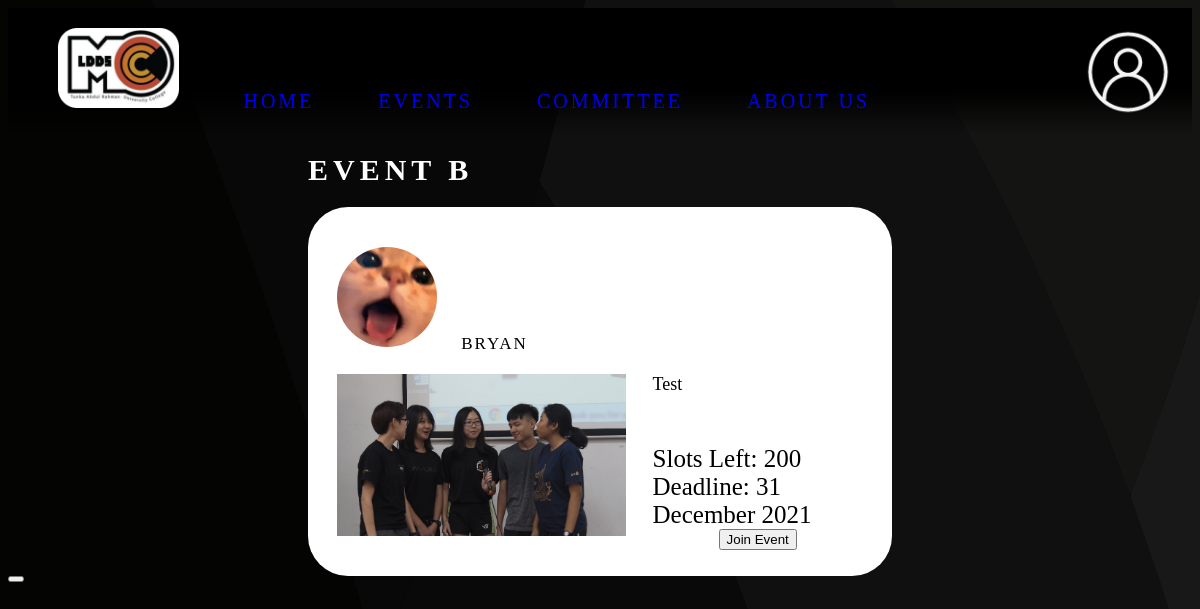
Page /event/3 on the earlier database version.
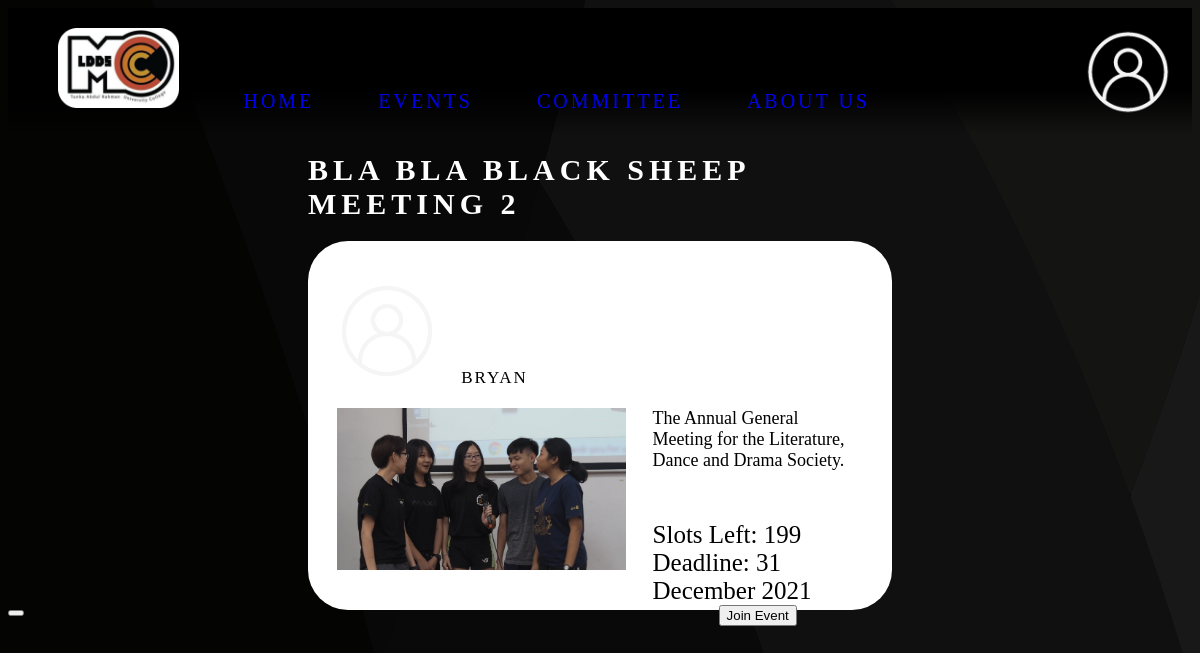
Same page on the later database version.
### tables this page shows
CREATE TABLE `event` (
  `id` int(11) NOT NULL,
  `name` varchar(45) NOT NULL,
  `description` varchar(250) NOT NULL,
  `date` date NOT NULL,
  `start_time` time NOT NULL,
  `end_time` time NOT NULL,
  `venue` varchar(20) NOT NULL,
  `capacity` int(11) NOT NULL,
  `deadline` date NOT NULL,
  `person_in_charge` varchar(10) NOT NULL
);

CREATE TABLE `member` (
  `name` varchar(30) NOT NULL,
  `img_path` varchar(30) DEFAULT 'default.png',
  `student_id` varchar(10) NOT NULL,
  `password` varchar(65) NOT NULL,
  `ic_no` varchar(15) NOT NULL,
  `email` varchar(50) NOT NULL,
  `phone_no` varchar(12) NOT NULL,
  `faculty` varchar(5) NOT NULL,
  `course_code` varchar(3) NOT NULL,
  `permission_level` int(10) NOT NULL DEFAULT 0
);

### events/event_info.php (the view, shortened to what this page needs)
<?php
require_once('../banner.php');
if ($_SERVER['REQUEST_METHOD'] == "GET") {
    if (isset($_GET['eventID'])) {
        require_once("./../config/conn.php");
        $query = $conn->prepare("SELECT * FROM event WHERE id=?");
        $query->bind_param("s", $_GET['eventID']);
        $query->execute();
        $result = $query -> get_result();
        if ($result->num_rows == 1) {
            $eventInfo = $result->fetch_assoc();
            $query2 = $conn->prepare("SELECT COUNT(*) AS slots_taken FROM event_registration WHERE event_id=?");
            $query2->bind_param("s", $eventInfo['id']);
            $query2->execute();
            $registrationResult = $query2->get_result();
            $slotsTaken = $registrationResult->fetch_assoc()['slots_taken'];
            $query3 = $conn->prepare("SELECT COUNT(*) AS registration_no FROM event_registration WHERE event_id=? AND student_id=?");
            $query3->bind_param("ss", $eventInfo['id'], $_SESSION['student_id']);
            $query3->execute();
            $studentRegistrationResult = $query3->get_result();
            $eventJoined = ($studentRegistrationResult->fetch_assoc()['registration_no'] == 1) ? true: false;
            $query4 = $conn->prepare("SELECT * FROM member WHERE student_id=?");
            $query4->bind_param("s", $eventInfo['person_in_charge']);
            $query4->execute();
            $PIC_Result = $query4 -> get_result();
            $PIC_Info = $PIC_Result->fetch_assoc();
        }
    }
}
?>
<!DOCTYPE html>
<html lang="en">
<head>
    <link rel="stylesheet" href="https://code.getmdl.io/1.3.0/material.grey-orange.min.css" />
    <link rel="stylesheet" href="/wst-ldds/style/main.css">
    <link rel="stylesheet" href="/wst-ldds/style/events.css">
</head>
<body class="hidden-scrollbar">
    <div class="content info-content">
        <h1><?php echo $eventInfo['name'];?></h1>
        <div class="event-info">
            <div class="person-in-charge">
                <img src="/wst-ldds/profile/images/<?php echo isset($PIC_Info['img_path']) ? $PIC_Info['img_path'] : "default.png"; ?>">
                <span> <?php echo $PIC_Info['name']; ?> </span>
            </div>
            <div class="event-img">
                <img src="/wst-ldds/style/images/carousel/JLC.jpg">
            </div>
            <div class="event-details">
                <div class="desc">
                    <?php echo $eventInfo['description'];?>
                </div>
                <div class="slots-left">
                    Slots Left: <?php echo $eventInfo['capacity']-$slotsTaken;?>
                </div>
                <div class="deadline">
                    Deadline: <?php echo date("d F Y", strtotime($eventInfo['deadline']));?>
                </div>
                <div class="join-btn">
                    <button class="mdl-button mdl-js-button mdl-button--raised mdl-js-ripple-effect mdl-button--accent" id="join-btn" <?php echo ($eventJoined) ? "disabled": "";?>>
                        <?php echo ($eventJoined) ? "Joined": " Join Event";?>
                    </button>
                </div>
            </div>
        </div>
    </div>
    <div id="join-success-msg" class="mdl-js-snackbar mdl-snackbar">
        <button class="mdl-snackbar__action" type="button"></button>
    </div>
</body>
</html>

### banner.php (shortened to what this page needs)
<html>
    <head>
        <link rel="stylesheet" href="/wst-ldds/style/banner.css">
    </head>
    <body>
        <div class="banner" id="banner">
            <img class="logo "src="/wst-ldds/style/images/ldds-logo.png" alt="logo" />
            <a class="navbar" href="/wst-ldds/">Home</a>
            <a class="navbar" href="/wst-ldds/events/">Events</a>
            <a class="navbar" href="/wst-ldds/committee/">Committee</a>
            <a class="navbar" href="/wst-ldds/about-us/">About Us</a>
            <div class="dropdown">
                <img class="user-icon" src="/wst-ldds/profile/images/<?php echo isset($_SESSION['img_path']) ? $_SESSION['img_path'] : 'default.png';?>" alt="user" />
            </div>
        </div>
    </body>
</html>

### style/banner.css (style rules this page uses)
.banner { padding: 20px; background-image: linear-gradient(to bottom, black 65%, rgba(0, 0, 0, 0)); }
.banner .logo { height: 80px; padding: 0 30px; }
.banner .navbar { padding: 10px 30px; border-radius: 12px; font-size: 20px; text-transform: uppercase; text-decoration: none; letter-spacing: 3px; transition: background-color 0.5s; }
.dropdown { position: relative; float: right; }
.dropdown .user-icon { vertical-align: middle; height: 5.5rem; width: 5.5rem; object-fit: cover; cursor: pointer; border-radius: 50%; }

### style/main.css (style rules this page uses)
body { background: url('./images/bg.svg') fixed; background-size: cover; overflow-x: hidden; overflow-y: overlay; }
.content { padding: 0 80px; color: white; }
.content h1 { font-size: 30px; text-transform: uppercase; letter-spacing: 5px; }
.deadline { left: 0px; }

### style/events.css (style rules this page uses)
.info-content { padding: 0 300px; }
.event-info { position: relative; border-radius: 40px; color: black; background: white; padding: 40px 5%; }
.person-in-charge { padding-bottom: 20px; }
.person-in-charge > img { border-radius: 50%; width: 100px; }
.person-in-charge > span { vertical-align: middle; text-transform: uppercase; letter-spacing: 2px; padding: 0 20px; font-size: 17px; }
.event-img { display: inline-block; position: relative; width: 55%; }
.event-img > img { width: 100%; }
.event-details { float: right; width: 40%; }
.event-details > .desc { font-size: 18px; padding-bottom: 50px; }
.event-details > .slots-left, .event-details > .deadline { font-size: 25px; display: inline-block; }
.event-details > .deadline { float: right; }
.event-details > .join-btn { margin: 40px 0; text-align: center; }

Differences in the rows shown:
changed event: name "EVENT B" → "BLA BLA BLACK SHEEP MEETING 2"; description "Test" → "The Annual General Meeting for the Literature, Dance and Drama Society."; $eventInfo['capacity']-$slotsTaken "200" → (not shown)
changed member "BRYAN": img_path: picture removed, a placeholder shows
Other differences:
$eventInfo['capacity']-$slotsTaken: (not shown) → "199"
